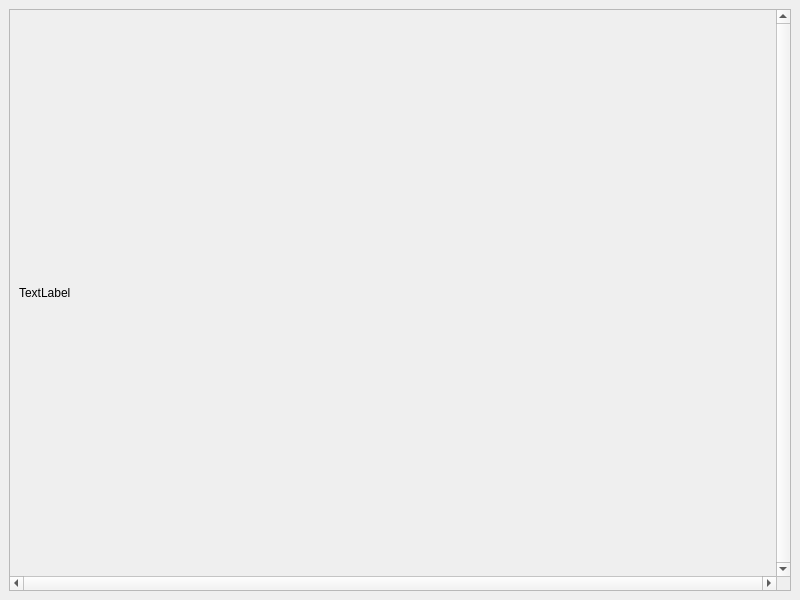
<?xml version="1.0" encoding="UTF-8"?>
<ui version="4.0">
 <class>MainWindow</class>
 <widget class="QMainWindow" name="MainWindow">
  <property name="geometry">
   <rect>
    <x>0</x>
    <y>0</y>
    <width>800</width>
    <height>600</height>
   </rect>
  </property>
  <property name="sizePolicy">
   <sizepolicy hsizetype="Fixed" vsizetype="Fixed">
    <horstretch>0</horstretch>
    <verstretch>0</verstretch>
   </sizepolicy>
  </property>
  <property name="windowTitle">
   <string>MainWindow</string>
  </property>
  <widget class="QWidget" name="centralwidget">
   <layout class="QVBoxLayout" name="verticalLayout">
    <item>
     <widget class="QScrollArea" name="scrollArea">
      <property name="sizePolicy">
       <sizepolicy hsizetype="Preferred" vsizetype="Preferred">
        <horstretch>0</horstretch>
        <verstretch>0</verstretch>
       </sizepolicy>
      </property>
      <property name="verticalScrollBarPolicy">
       <enum>Qt::ScrollBarAlwaysOn</enum>
      </property>
      <property name="horizontalScrollBarPolicy">
       <enum>Qt::ScrollBarAlwaysOn</enum>
      </property>
      <property name="sizeAdjustPolicy">
       <enum>QAbstractScrollArea::AdjustIgnored</enum>
      </property>
      <property name="widgetResizable">
       <bool>true</bool>
      </property>
      <widget class="QWidget" name="scrollAreaWidgetContents">
       <property name="geometry">
        <rect>
         <x>0</x>
         <y>0</y>
         <width>763</width>
         <height>563</height>
        </rect>
       </property>
       <property name="sizePolicy">
        <sizepolicy hsizetype="Preferred" vsizetype="Preferred">
         <horstretch>0</horstretch>
         <verstretch>0</verstretch>
        </sizepolicy>
       </property>
       <property name="mouseTracking">
        <bool>false</bool>
       </property>
       <property name="tabletTracking">
        <bool>false</bool>
       </property>
       <layout class="QVBoxLayout" name="verticalLayout_2">
        <item>
         <widget class="QLabel" name="label">
          <property name="text">
           <string>TextLabel</string>
          </property>
         </widget>
        </item>
       </layout>
      </widget>
     </widget>
    </item>
   </layout>
  </widget>
 </widget>
 <resources/>
 <connections/>
</ui>
